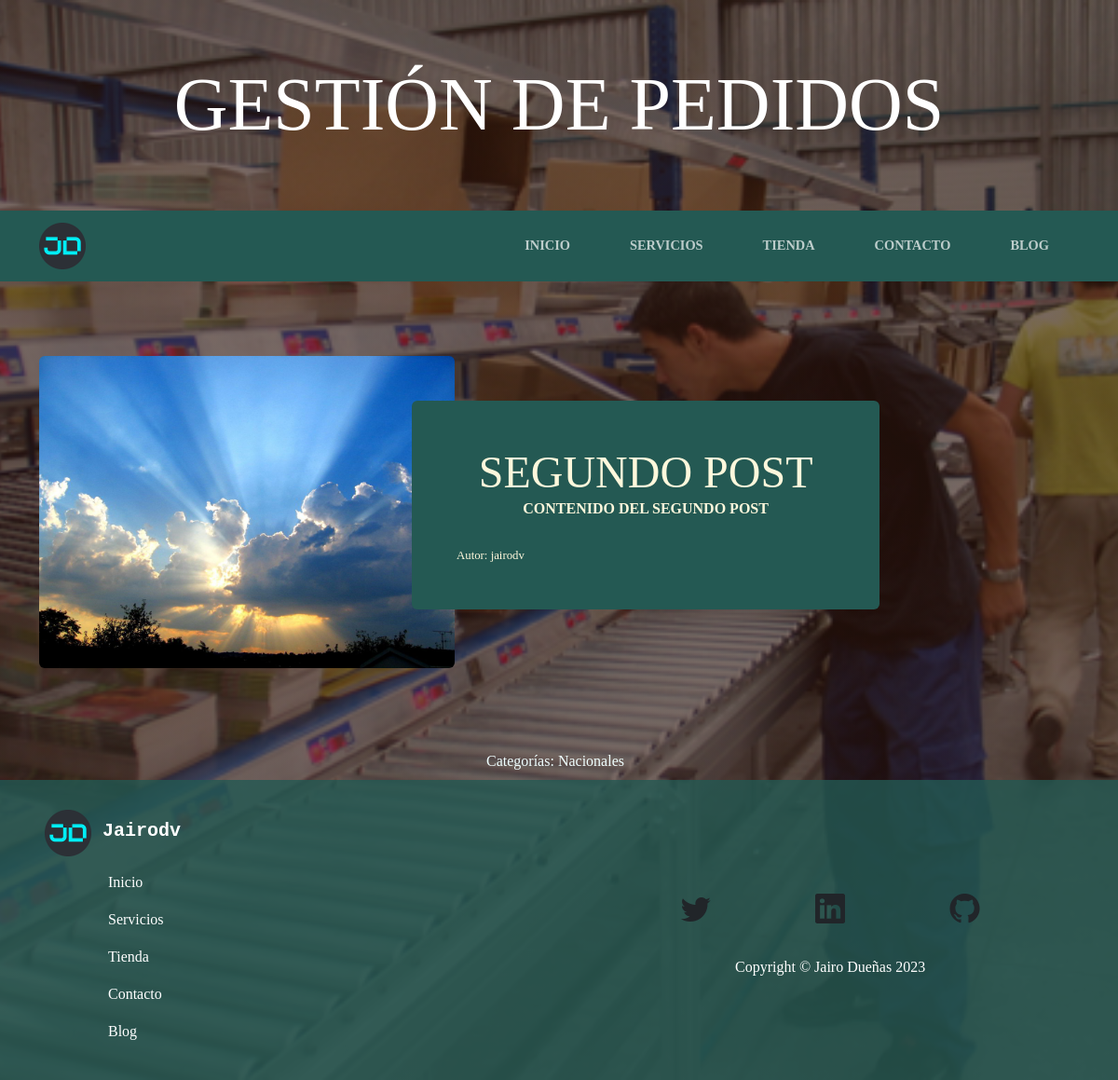
Screenshot of /blog/categoria/2/ with the database file from the repository.
### blog/models.py (models this page shows, shortened)
class Post(models.Model):
  titulo = models.CharField(max_length=100)
  contenido = models.CharField(max_length=100)
  imagen = models.ImageField(upload_to='blog', null=True, blank=True)
  autor = models.ForeignKey(User, on_delete=models.CASCADE)
  categorias = models.ManyToManyField(Categoria)
  created = models.DateTimeField(auto_now_add=True)
  updated = models.DateTimeField(auto_now_add=True)
  class Meta:
    verbose_name = 'post'
    verbose_name_plural = 'posts'

class Categoria(models.Model):
  nombre = models.CharField(max_length=50)
  created = models.DateTimeField(auto_now_add=True)
  updated = models.DateTimeField(auto_now_add=True)
  class Meta:
    verbose_name = 'categoria'
    verbose_name_plural = 'categorias'

### blog/views.py (the view)
# urls.py: path('categoria/<int:categoria_id>/', views.categoria, name='categoria')
def categoria(request, categoria_id):
  categoria = Categoria.objects.get(id=categoria_id)
  posts = Post.objects.filter(categorias=categoria)
  return render(request, 'blog/categoria.html', {'categoria':categoria, 'posts':posts})

### blog/templates/blog/categoria.html
{% extends 'base.html' %}
{% load static %}
{% block content %}
{% for post in posts %}
<section class="page-section clearfix">
  <div class="container">
    <div class="intro">
      <img class="intro-img img-fluid mb-3 mb-lg-0 rounded" src="{{post.imagen.url}}" alt="Imagenes del post"
        style="width: 40%;">
      <div class="intro-text left-0 text-center bg-faded p-5 rounded">
        <h2 class="section-heading mb-4">
          <span class="section-heading-lower">{{post.titulo}}</span>
          <span class="section-heading-upper">{{post.contenido}}</span>
        </h2>
        <div style="text-align: left; font-size: 0.8em;">
          Autor: {{post.autor}}
        </div>
      </div>
    </div>
  </div>
</section>
{% endfor %}
<section class="py-2">
  <div style="width: 75%; margin:auto; text-align:center; color:azure">
    Categorías:
    {% for post in posts %}
    {% for categoria in post.categorias.all %}
    {{categoria.nombre}} &nbsp;
    {% endfor %}
    {% endfor %}
  </div>
</section>
{% endblock content %}

### home/static/css/gestion.css (style rules this page uses)
body { font-family: 'Lora'; background: linear-gradient(rgba(47, 23, 15, 0.65), rgba(47, 23, 15, 0.65)), url("../img/bg_main.jpg"); background-attachment: fixed; background-position: center; background-size: cover; }
h1, h2, h3, h4, h5, h6 { font-family: 'Raleway'; }
.page-section { margin-top: 5rem; margin-bottom: 5rem; }
.section-heading { text-transform: uppercase; }
.section-heading .section-heading-upper { display: block; font-size: 1rem; font-weight: 800; padding-bottom:.5rem; }
.section-heading .section-heading-lower { display: block; font-size: 3rem; font-weight: 100; }
.bg-faded { background-color: rgba(255, 255, 255, 0.85); }
.intro { position: relative; }
@media (min-width: 992px) { .intro .intro-img { width: 65%; float: left; } }
@media (min-width: 992px) { .intro .intro-text { left: 400px; width: 60%; margin-top: 3rem; background-color: rgb(36, 89, 83); color: cornsilk; position: absolute; } }
@media (min-width: 1200px) { .intro .intro-text { width: 45%; } }

### rows the page displays
Post: imagen (picture), titulo "SEGUNDO POST", contenido "CONTENIDO DEL SEGUNDO POST", autor "jairodv"
Categoria: nombre "Nacionales"
